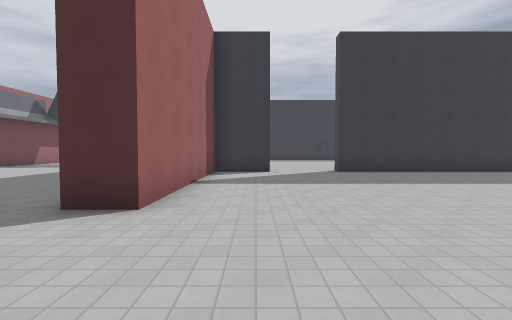
view 1 (above)

20 first-person views from a walk through a 3-D level made in the Godot game engine. The camera is 1.5 m above the floor, tilts 2° down and sees 90° across. The floor is counted in squares, 2 m on a side. Each view is taken from the middle of a square. On the plan, view 1 faces up. The plan holds only what a view shows up to about 9 squares ahead; the rest is blank. The place goes on beyond the plan. Surface patterns are stand-ins for the level's own textures.

view 2
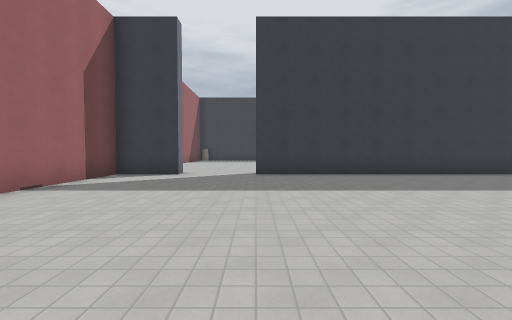

view 3
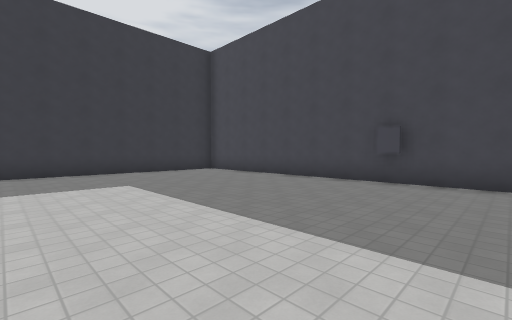

view 4
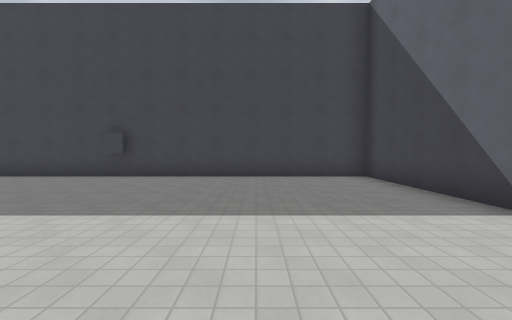

view 5
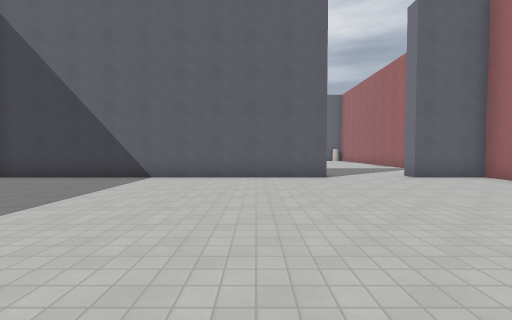

view 6
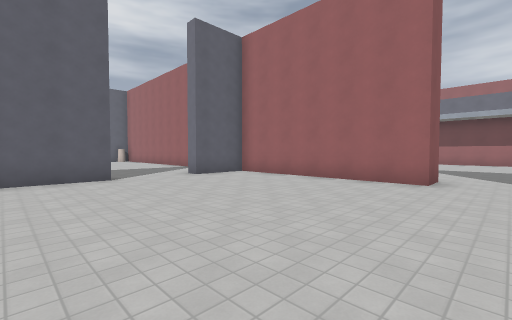

view 7
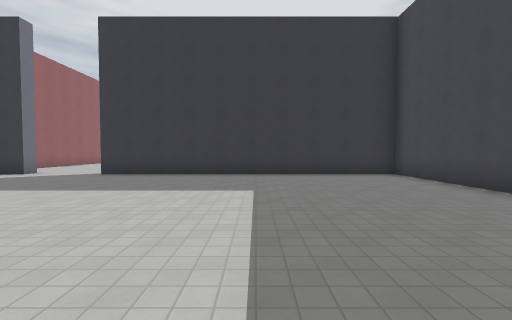

view 8
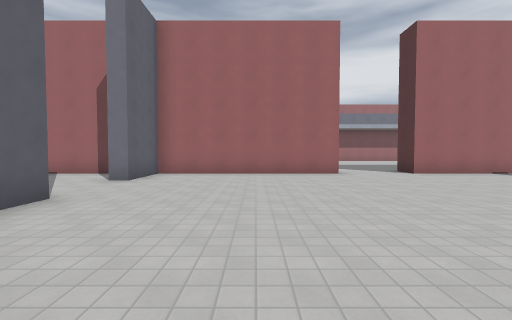

view 9
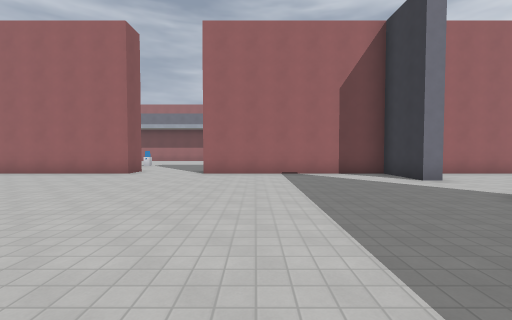

view 10
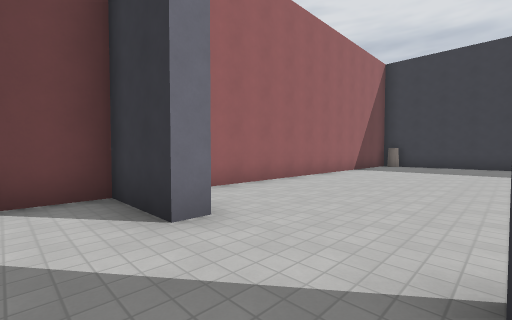

view 11
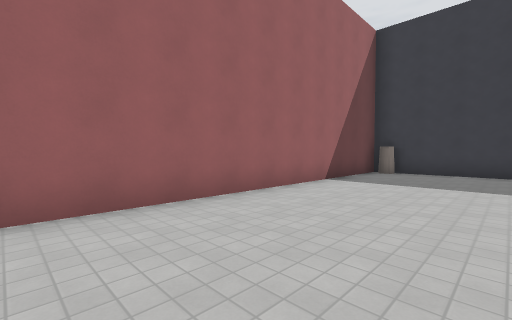

view 12
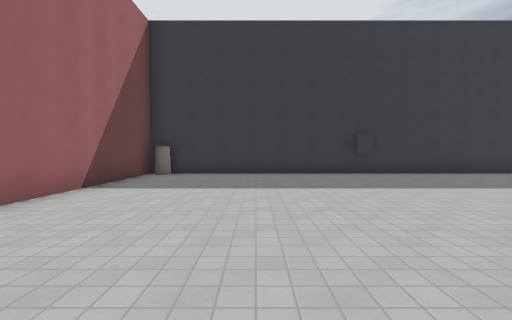

view 13
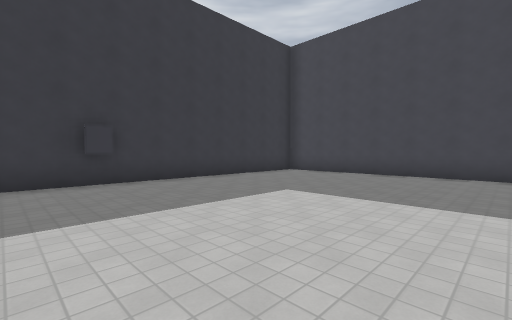

view 14
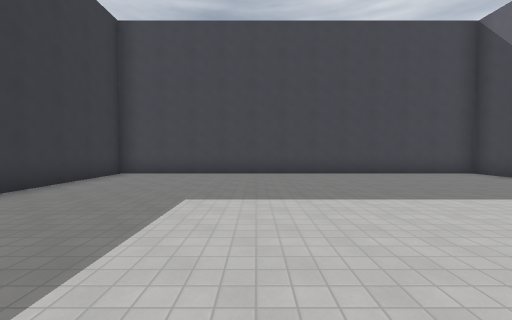

view 15
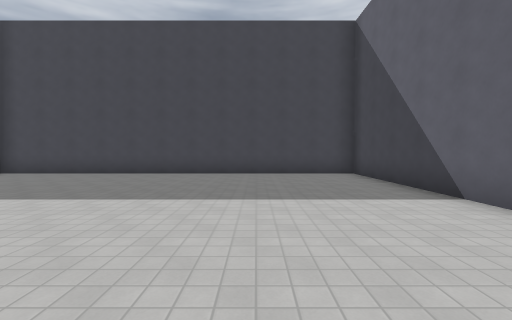

view 16
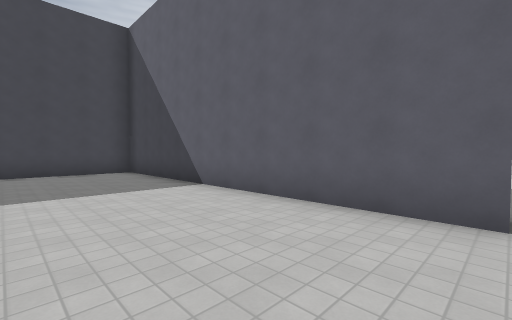

view 17
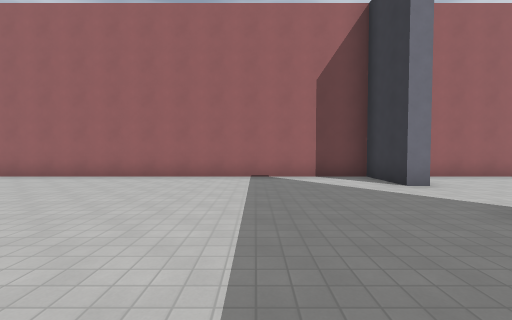

view 18
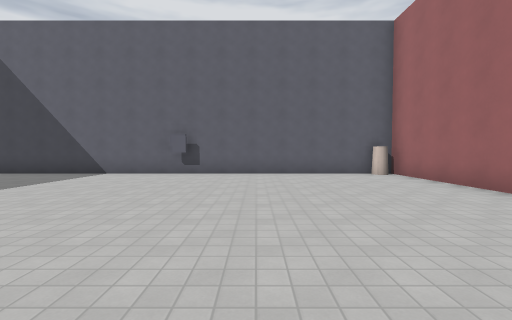

view 19
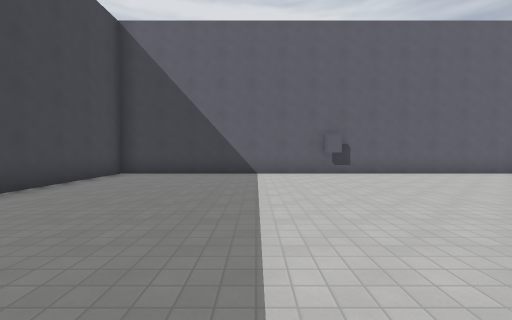

view 20
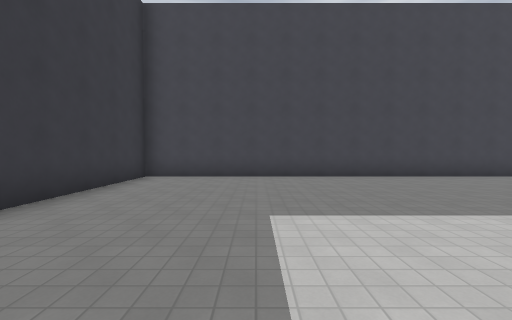

### Floor plan
Points are (right, up) in squares from view 1. A wall is a line through its corners. A room is listed if a view was taken in it or the views show most of it. See-through windows are left out.
Room 1 (views 1, 2, 3, 4, 5, 6, 7, 8, 9, 10)
walls: (-1.5, 0.8) (-1.5, -5.2) (0.5, -5.2); (12.2, 1.8) (12.2, 2.2); (3, -5.2) (12.5, -5.2) (12.5, 9.2) (3, 9.2); (0.5, 9.2) (-1.5, 9.2) (-1.5, 3.3)
ways out: opening at (2, 10) to room 2; opening at (2, -6) to room 3; opening at (-2, 2)
Room 2 (views 11, 12, 13, 14, 15, 16)
walls: (5.9, 21.2) (5.2, 21.2); (3, 9.7) (12.5, 9.7) (12.5, 21.5) (-1.5, 21.5) (-1.5, 11.1); (0.5, 9.9) (0.5, 9.2)
ways out: opening at (2, 10) to room 1
objects: other object (-1, 21)
Room 3 (views 17, 18, 19, 20)
walls: (5.2, -17.2) (5.8, -17.2); (0.5, -5.2) (0.5, -5.8) (-1.5, -5.8) (-1.5, -17.5) (12.5, -17.5) (12.5, -5.8) (8.1, -5.8)
ways out: opening at (2, -6) to room 1
objects: other object (-1, -17)

Where each view was taken, in squares from view 1:
view 1: 0 up, 0 right, facing up
view 2: 1 up, 3 right, facing up
view 3: 0 up, 6 right, facing up-right
view 4: 2 down, 5 right, facing right
view 5: 2 up, 5 right, facing down
view 6: 2 up, 5 right, facing down-left
view 7: 1 up, 8 right, facing up
view 8: 2 down, 7 right, facing left
view 9: 5 up, 7 right, facing left
view 10: 8 up, 3 right, facing up-left
view 11: 12 up, 2 right, facing up-left
view 12: 13 up, 2 right, facing up
view 13: 15 up, 4 right, facing up-right
view 14: 17 up, 4 right, facing right
view 15: 13 up, 4 right, facing right
view 16: 13 up, 3 right, facing down-right
view 17: 9 down, 6 right, facing left
view 18: 9 down, 3 right, facing down
view 19: 9 down, 8 right, facing down
view 20: 9 down, 5 right, facing right
